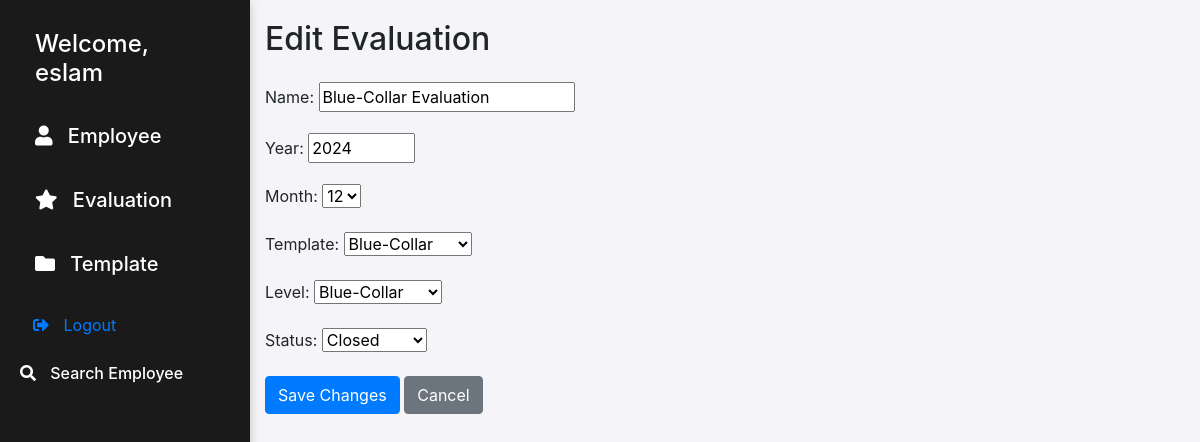
Before: /evaluations/edit/2/ (signed in) with the older database file.
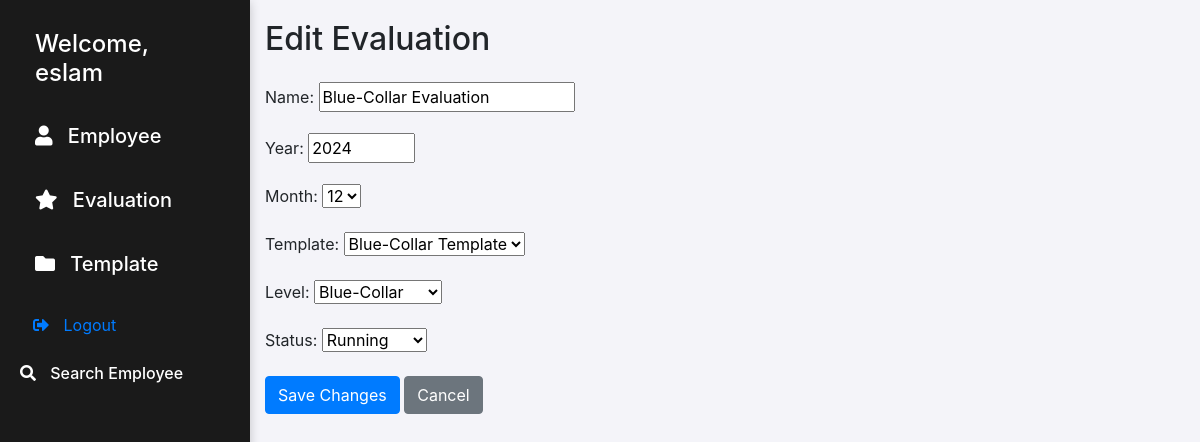
After: the same page with the newer database file.
### pms/models.py (models this page shows, shortened)
class Evaluation(models.Model):
    status_choices = [
        ('running', 'Running'),
        ('Completed', 'Completed'),
        ('closed', 'Closed')
    ]
    name = models.CharField(max_length=100)
    year = models.PositiveSmallIntegerField()
    month = models.PositiveIntegerField()
    template = models.ForeignKey(Template, on_delete=models.CASCADE)
    level = models.ForeignKey(Level, on_delete=models.CASCADE)
    status = models.CharField(max_length=10, choices=status_choices, default='running')
    evaluator = models.ForeignKey(User, on_delete=models.CASCADE)

class Template(models.Model):
    name = models.CharField(max_length=100)
    weight = models.PositiveSmallIntegerField()
    level = models.ForeignKey(Level, on_delete=models.CASCADE)
    def __str__(self):
        return self.name

class Level(models.Model):
    name  = models.CharField(max_length=50)
    def __str__(self):
        return self.name

### pms/views.py (the view, shortened to what this page needs)
# urls.py: path('evaluations/edit/<int:pk>/', EvaluationUpdateView.as_view(), name='edit_evaluation'),
class EvaluationUpdateView(UpdateView):
    model = Evaluation
    form_class = EvaluationInsertForm
    template_name = 'pms/edit_evaluation.html'
    context_object_name = 'evaluation'

### pms/forms.py
class EvaluationInsertForm(forms.ModelForm):
    class Meta:
        model = Evaluation
        fields = ['name', 'year', 'month', 'template', 'level', 'status']
        widgets = {
            'year': forms.NumberInput(attrs={'min': 1900, 'max': 2100}),
            'month': forms.Select(choices=[(i, i) for i in range(1, 13)]),
            'status': forms.Select(choices=Evaluation.status_choices),
        }

### templates/pms/edit_evaluation.html (shortened to what this page needs)
{% extends 'pms/base.html' %}
{% block body %}
{% if user.is_staff %}
<div class="container">
    <h2 class="mb-4">Edit Evaluation</h2>
    <form method="post">
        {{ form.as_p }}
        <div class="form-group">
            <button type="submit" class="btn btn-primary">Save Changes</button>
            <a href="{% url 'list_evaluation' %}" class="btn btn-secondary">Cancel</a>
        </div>
    </form>
</div>
{% endif %}
{% endblock %}

Changed rows visible on the page:
changed Evaluation "Blue-Collar": template "Blue-Collar" → "Blue-Collar Template"; status "Closed" → "Running"
